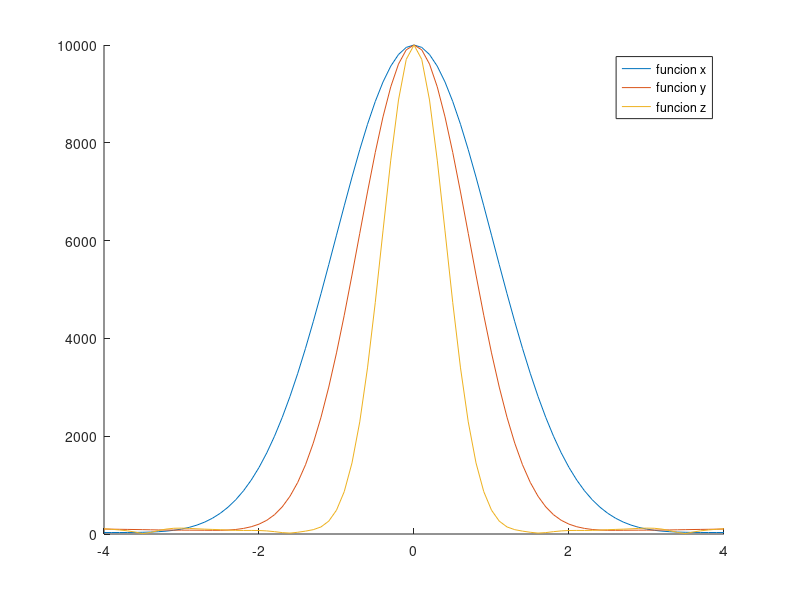
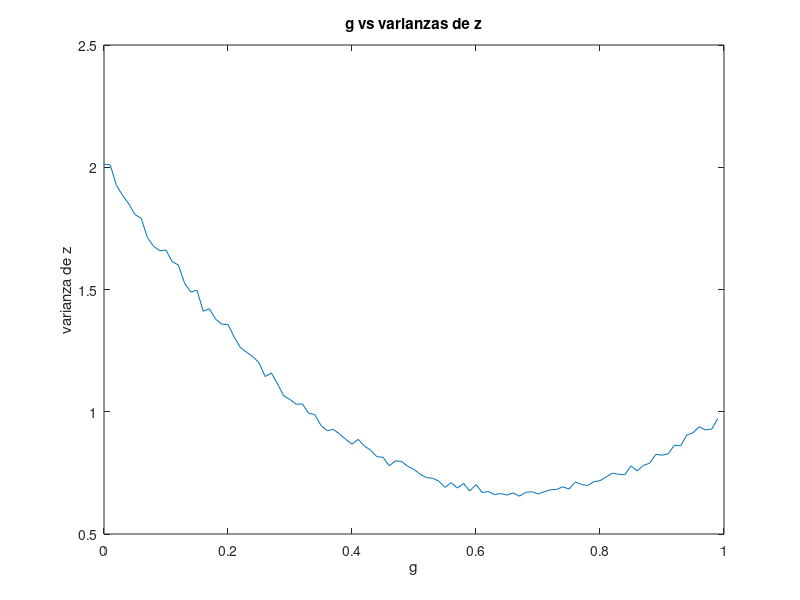

Here is the MATLAB script that generated these plots, in order: (Note: this script raises an error after producing the figures.)

u=1; %media
v_1=sqrt(1); %varianza 1
v_2=sqrt(2); %varianza 2
m_exp=0;
v_exp=0;
g=2;


x_1=normrnd(u,v_1,[10000,1]);
y_1=normrnd(u,v_2,[10000,1]);
z=x_1+(1-g)*(y_1-x_1);
m_exp=m_exp+mean(z);
v_exp=v_exp+var(z);


mu=m_exp;
var_1=v_exp;
disp(['Encontrar la media y la varianza']);
disp(['la media es: ',num2str(mu)]);
disp(['la varianza es: ',num2str(var_1)]);


s=-5:0.1:5;
s=-4:0.1:4;
fi_x=exp(j*s.*x_1);
fi_y=exp(j*s.*y_1);

fi_x=sum(fi_x,1);
fi_y=sum(fi_y,1);


fi_z = exp(j*s.*z);
fi_z=sum(fi_z,1);

figure
hold on
plot(s,abs(fi_x))
plot(s,abs(fi_y))
plot(s,abs(fi_z))
legend("funcion x","funcion y","funcion z")
hold off
saveas(gcf,'funciones.jpg')

%g minima
v_min=100;
v_intento=0;
g_min=0;
g=0;
c=1;

while g<=1

v_exp=0;

x_2=normrnd(u,v_1,[10000,1]);
y_2=normrnd(u,v_2,[10000,1]);
z=x_2+(1-g)*(y_2-x_2);
v_exp=var(z);

v_s(c)=v_exp;
g_s(c)=g;
g=g+0.01;
c=c+1;

end

v_min=min(v_s);
p=find(v_s==v_min);
g_min=g_s(p);
figure
plot(g_s,v_s);
title('g vs varianzas de z')
xlabel('g')
ylabel('varianza de z')
z=x_2+(1-g_min)*(y_2-x_2);

disp(['Encontrar la g para la varianza minima de z']);
disp(['El valor de g para la minima varianza es: ',num2str(g_min)]);

var_x=(v_1)^2;
var_y=2*(var_x);




disp(['Ordenar las varianzas de menor a mayor']);
disp(['Varianza de x: ',num2str(var_x)]);
disp(['Varianza de y: ',num2str(var_y)]);
disp(['Varianza de z: ',num2str(v_min)]);


figure
% Create plots.
t = tiledlayout(3,1);

ax1 = nexttile;
hist(x_1)
title(ax1,'Varianza de x')
xlim([-6 8]);

ax2 = nexttile;
hist(y_1)
title(ax2,'Varianza de y')
xlim([-6 8]);

ax3 = nexttile;
hist(z)
title(ax3,'Varianza de z')
xlim([-6 8]);

valores=[var_x,var_y,v_min];
ordenados=sort(valores)
